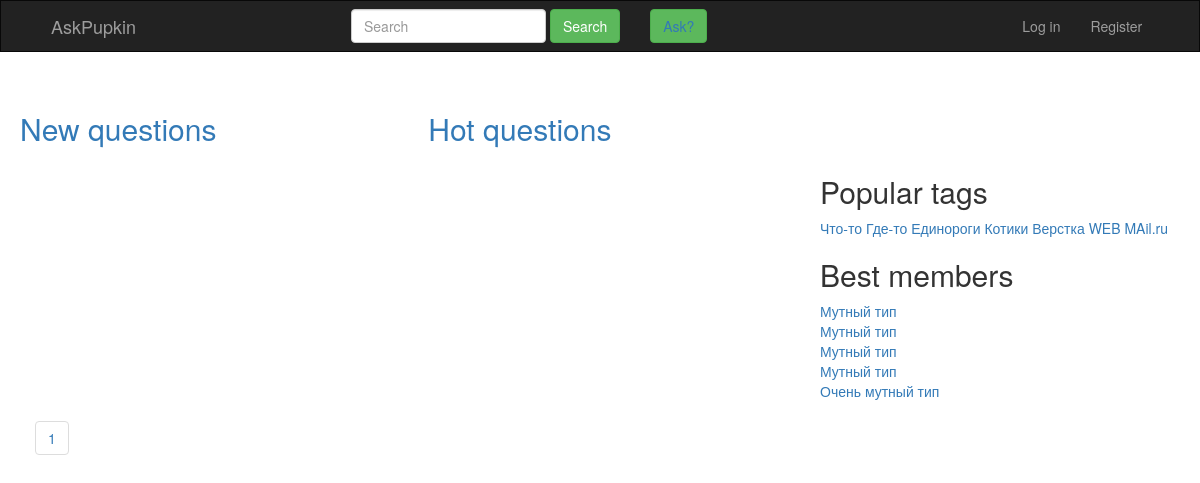
The app's page /questions/134/, older data.
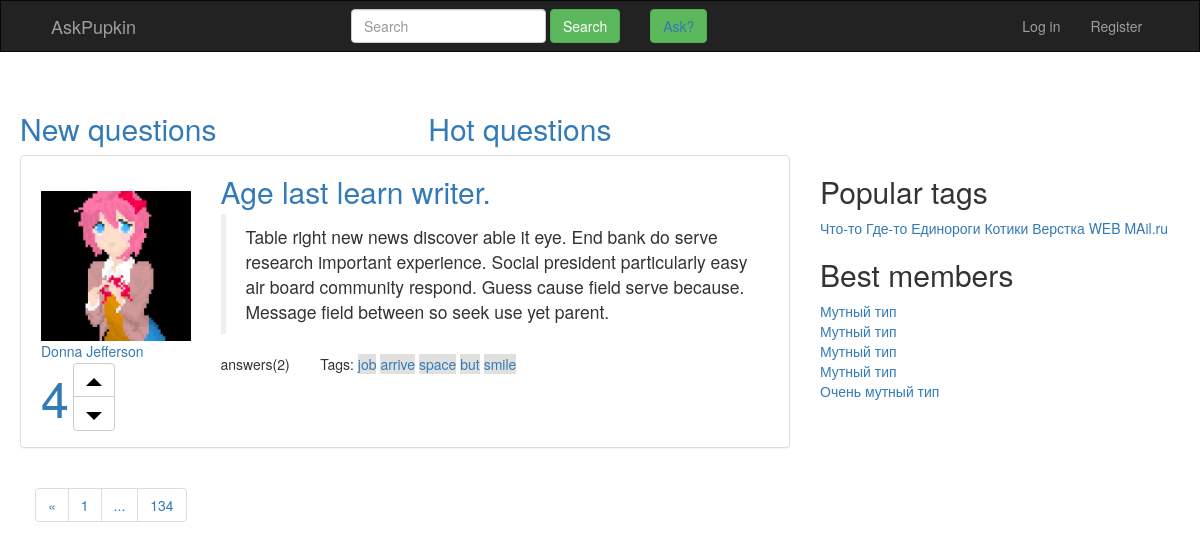
The same page, newer data.
### questions/models.py (models this page shows, shortened)
class Question(models.Model):
    question_id = models.IntegerField(
        primary_key=True,
        db_index=True)
    asker_id = models.ForeignKey(User,
                                 on_delete=models.CASCADE,
                                 related_name="questiom_authtor")
    title = models.CharField(max_length=30)
    text = models.TextField(max_length=300)
    is_active = models.BooleanField(default=True)
    have_right_answer = models.BooleanField(default=False)
    question_creation = models.DateTimeField(default=datetime.now())
    objects = QuestionsManager()

class User(AbstractUser):
    upload = models.ImageField(default=None)
    def __str__(self):
        return str(self.username)

class Like(models.Model):
    count = models.IntegerField(default=0)

class Tag(models.Model):
    tag_name = models.CharField(max_length=10,
                                unique=True,
                                verbose_name='tag_name')
    question_id = models.ManyToManyField(Question,
                                         related_name='Tags')

### questions/views.py (the view)
# urls.py: path('', views.index, name='index'),
def index(request, page_number = 1): #full
    template = loader.get_template('questions/index.html')
    try:
        questions_on_page = Question.objects.get_new_questions(page_number)
    except:
        raise Http404("We have not this question(((")
    return HttpResponse(template.render(context={'questions_on_page' : questions_on_page,
                                                 'proxy_to': 'questions:index'}))

### questions/models.py (called while the page is built)
def get_paginator(questions_list, count):
    return Paginator(questions_list, count)

    def get_new_questions(self, page_number):
        questions_list = Question.objects.order_by('-question_creation')
        paginator = get_paginator(questions_list, self.count)
        result = paginator.get_page(page_number)
        return result

### questions/templates/questions/index.html
{% extends "questions/base.html" %}
{% load static %}
{% block add_spec_css %}
  <link href="{% static "questions/css/index.css" %}" rel="stylesheet" />
  <link href="{% static "questions/css/LikeCounter.css" %}" rel="stylesheet" />
{% endblock %}
{% block content %}
        <div class="row" id="switch-conext">
            <div class="col-md-4 navbar-fixed-left ">
              <a href="{% url 'questions:index' %}"><h2>New questions</h2></a>
            </div>
            <div class="col-md-4 navbar-fixed-left">
              <a href="{% url 'questions:hot' %}"><h2>Hot questions</h2></a>
            </div>
          </div>
        <div class="info-plate col-md-8 navbar-fixed-left">
          {% for question in questions_on_page %}
                <div class="panel panel-default question-plate">
                  <div class="form-group row">
                    <div class="col-md-3 media info-plate">
                        <br>
                        <a class="navbar-fixed-left">
                          <img class="media-object" src="{% static "questions/img/man.jpg" %}" width="150" height="150">
                        </a>
                        <a>{{ question.asker_id }}<a>
                        <div class="group">
                          <div class="btn-group-vertical">
                            <likes>{{ question.question_like.count }}</likes>
                          </div>
                          <div class="btn-group-vertical">
                            <button type="button" class="btn btn-default">
                              <img src="{% static "questions/img/caret-top-2x.png" %}">
                            </button>
                            <button type="button" class="btn btn-default">
                              <img src="{% static "questions/img/caret-bottom-2x.png" %}">
                            </button>
                          </div>
                        </div>
                    </div>
                    <div class="col-md-9">
                      <a href="{% url 'questions:question' question.question_id %}" style="font-size: 30px">{{ question.title }}</a>
                      <blockquote>
                        <p>{{ question.text }}</p>
                      </blockquote>
                      <div class="row">
                        <div class="col-md-2">
                          <p>answers({{ question.answers.count }})</p>
                        </div>
                        <div class="col-md-10">
                          <text>Tags:<text>
                            {% for tag in question.Tags.all %}
                                 <a href="{% url 'questions:tag' tag.tag_name %}" style="background-color: #e0e0df">{{ tag.tag_name }}</a>
                            {% endfor %}
                        </div>
                    </div>
                    </div>
                  </div>
                </div>
            {% endfor %}
        </div>
{% endblock %}
{% block pagination %}
    {% include "questions/pagination.html" %}
{% endblock %}

Row changes from the older to the newer data that the page shows:
added Question: asker_id "Donna Jefferson", question_like.count "4", title "Age last learn writer.", text "Table right new news discover able it eye. End bank do serve research important experience. Social president particularly easy air board community respond. Guess cause field serve because. Message field between so seek use yet parent.", answers.count "2"
added Tag: tag_name "job"
added Tag: tag_name "arrive"
added Tag: tag_name "space"
added Tag: tag_name "but"
added Tag: tag_name "smile"
Text that changed along with them:
{{ questions_on_page.number }}: "1" → "134"
text now shown: "« 1 ..."
